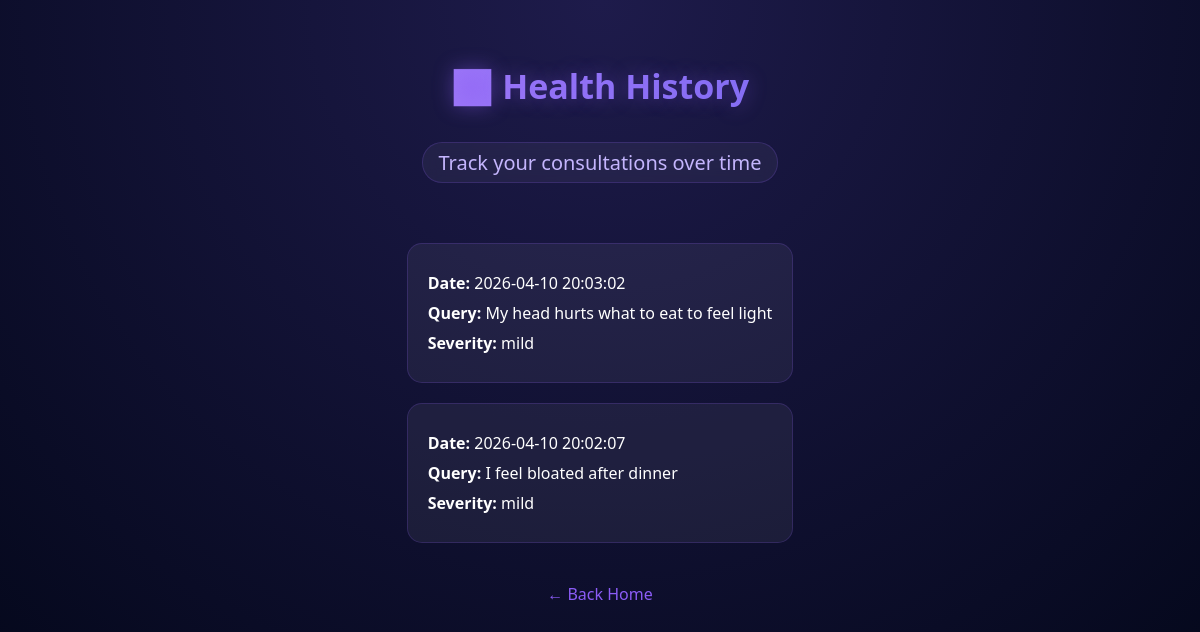
Before: /history with the older database file.
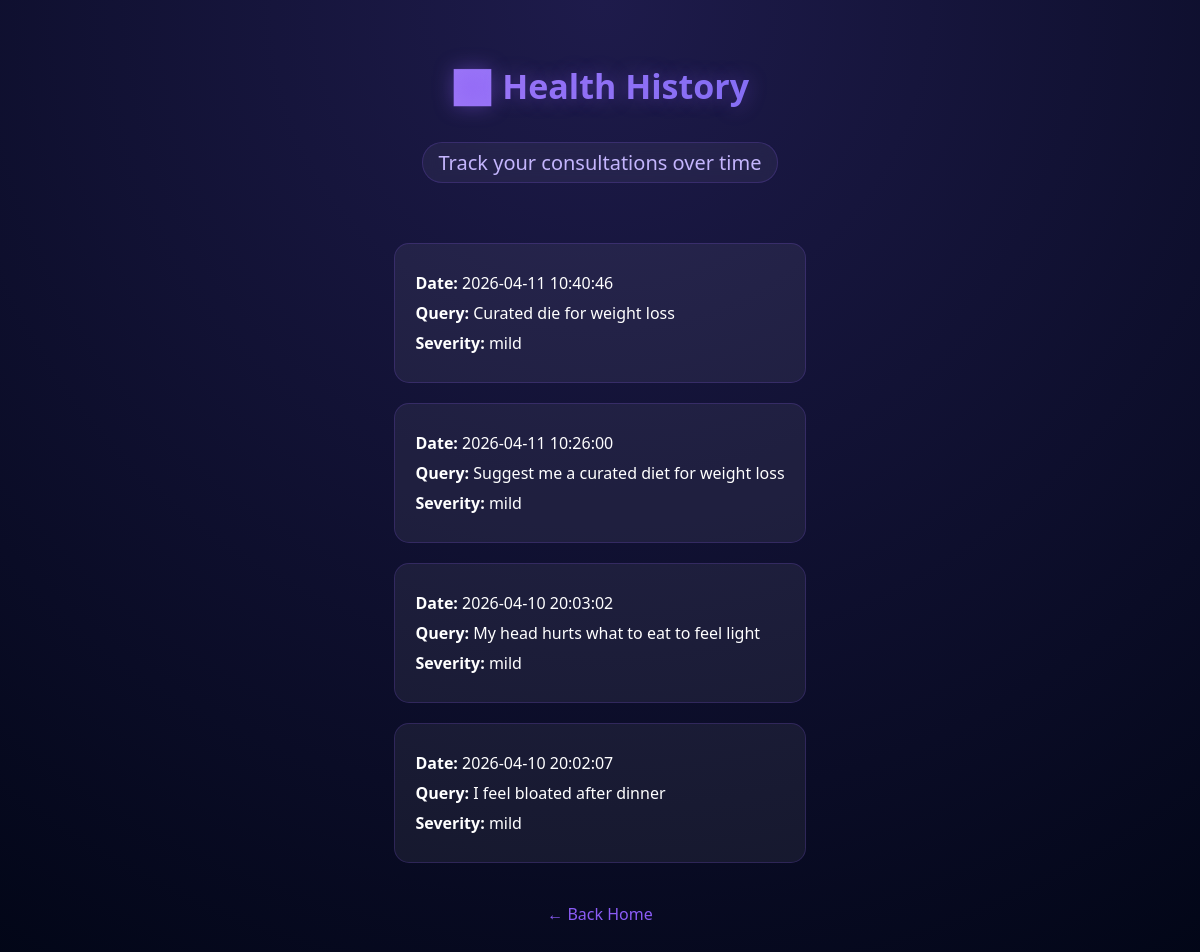
After: the same page with the newer database file.
### tables this page shows
CREATE TABLE history (
        id INTEGER PRIMARY KEY AUTOINCREMENT,
        timestamp DATETIME DEFAULT CURRENT_TIMESTAMP,
        query TEXT,
        age TEXT,
        goal TEXT,
        activity TEXT,
        severity TEXT,
        response TEXT
    );

### app.py (the view)
@app.route("/history")
def history():
    conn = sqlite3.connect("healthibite.db")
    cursor = conn.cursor()
    cursor.execute("""
        SELECT id, timestamp, query, severity, response
        FROM history
        ORDER BY id DESC
    """)
    rows = cursor.fetchall()
    conn.close()
    return render_template("history.html", rows=rows)

### templates/history.html (shortened to what this page needs)
<!DOCTYPE html>
<html>
<head>
<link rel="stylesheet" href="{{ url_for('static', filename='style.css') }}">
</head>
<body>
<div class="main">
    <div class="header">
        <h1>📊 Health History</h1>
        <p class="subtitle">Track your consultations over time</p>
    </div>
    <div class="result-page">
        {% for row in rows %}
        <div class="result-card history-card" onclick="toggleDetails('detail{{ row[0] }}')">
            <p><strong>Date:</strong> {{ row[1] }}</p>
            <p><strong>Query:</strong> {{ row[2] }}</p>
            <p><strong>Severity:</strong> {{ row[3] }}</p>
        </div>
        {% endfor %}
        <div class="back-btn">
            <a href="/">← Back Home</a>
        </div>
    </div>
</div>
</body>
</html>

### static/style.css (style rules this page uses)
body { margin: 0; font-family: 'Segoe UI', sans-serif; background: radial-gradient(circle at top, #1e1b4b, #020617); color: white; overflow-x: hidden; }
.header { text-align: center; margin-top: 40px; }
h1 { font-size: 34px; font-weight: 700; background: linear-gradient(90deg, #c084fc, #6366f1); -webkit-background-clip: text; -webkit-text-fill-color: transparent; text-shadow: 0 0 20px rgba(139,92,246,0.4); }
.subtitle { margin-top: 10px; display: inline-block; padding: 6px 16px; border-radius: 20px; background: rgba(255,255,255,0.05); backdrop-filter: blur(8px); border: 1px solid rgba(139,92,246,0.2); color: #c4b5fd; font-size: 20px; }
.main { min-height: 100vh; display: flex; flex-direction: column; }
.result-page { max-width: 800px; margin: 40px auto; display: flex; flex-direction: column; gap: 20px; }
.result-card { background: rgba(255,255,255,0.06); padding: 20px; border-radius: 15px; border: 1px solid rgba(139,92,246,0.2); opacity: 0; transform: translateY(20px); animation: fadeUp 0.6s ease forwards; }
.result-card:nth-child(2) { animation-delay: 0.2s; }
.result-card:nth-child(3) { animation-delay: 0.4s; }
.back-btn { text-align: center; margin-top: 20px; }
.back-btn a { color: #8b5cf6; text-decoration: none; }
.history-card { cursor: pointer; transition: 0.3s ease; }
.history-card p { margin: 8px 0; }

Changed rows visible on the page:
added history: timestamp "2026-04-11 10:40:46", query "Curated die for weight loss", severity "mild"
added history: timestamp "2026-04-11 10:26:00", query "Suggest me a curated diet for weight loss", severity "mild"
